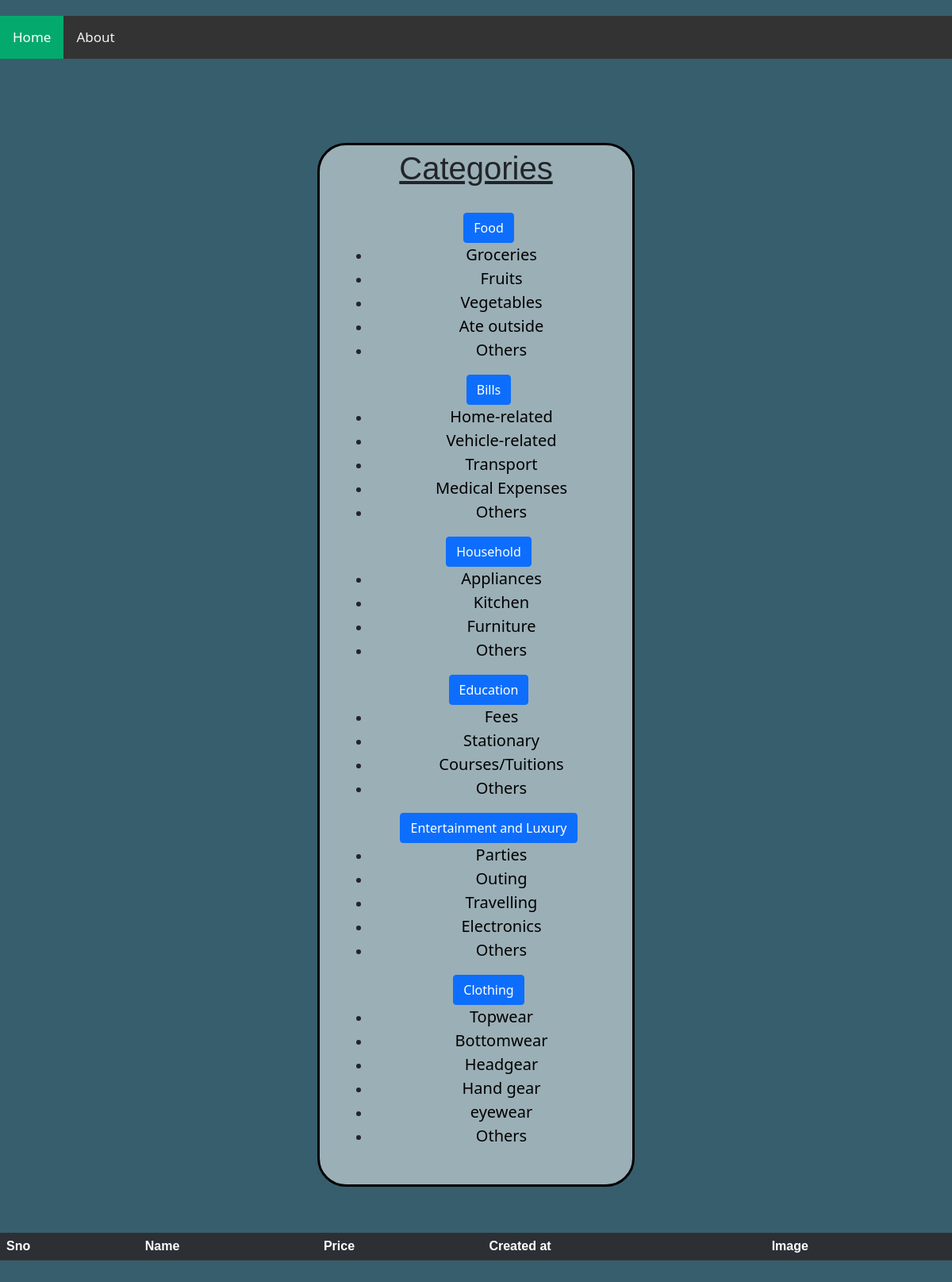
Page /categories/ (signed in) on the committed database.
### tracker/models.py (models this page shows, shortened)
class Category(models.Model):
    name = models.CharField(max_length=100)

class Sub_category(models.Model):
    name = models.CharField(max_length=100)
    category = models.ForeignKey(Category , on_delete=models.CASCADE , default=True , null=False)

### tracker/views.py (the view)
# urls.py: path('categories/' , views.categories , name = "categories"),
@login_required(login_url='login')
def categories(request):
    category = request.GET.get('category')
    sub_category = request.GET.get('sub_category')
    if category == None:
        if sub_category == None:
            item = Item.objects.filter(un = request.user.id)
        else:
            item = Item.objects.filter(sub_category__name=sub_category , un = request.user.id)
    else:
        if sub_category == None:
            item = Item.objects.filter(category__name=category , un = request.user.id)
        else:
            item = Item.objects.filter(sub_category__name=sub_category , un = request.user.id)
    k = Item.objects.aggregate(Sum('price'))
    l = json.dumps(k)
    p = re.findall("\d+", l)
    categories = Category.objects.all()
    d = { 'item' : item  , 'categories' : categories , 'items':item ,'sum':p}
    return render(request,"tracker/categories.html",d)

### tracker/templates/tracker/categories.html (shortened to what this page needs)
{% load static %}
<link rel="stylesheet" type="text/css" href="{% static 'tracker/style.css' %}" />
<!DOCTYPE html>
<html lang="en">
<head>
    <link href="https://cdn.jsdelivr.net/npm/bootstrap@5.1.0/dist/css/bootstrap.min.css" rel="stylesheet">
</head>
<body>
<div class="topnav">
  <a class="active" href="{% url 'tracker:items'%}">Home</a>
  <a href="{% url 'tracker:aboutus'%}">About</a>
</div>
<br><br><br><br>
<center>
<div class="col-md-4" id="dropdown">
    <h1 ><u style="margin: 20px 80px;">Categories</u></h1>
    {% for category in categories %}
    <ul style="list-style-type:none;"><li >
        <a  class="btn btn-primary" href="{% url 'tracker:categories' %}?category={{ category.name }}">{{ category.name }}</a>
    <ul>
{% for i in category.sub_category_set.all %}
<li type="disc"> <a href="/categories/?sub_category={{i.name}}">{{i.name}}</a> </li>
{% endfor %}
    </ul>
      </li></ul>
    {% endfor %}
</div>
</center>
<br><br>
<table class="table table-dark table-striped">
    <th>Sno</th>
    <th>Name</th>
    <th>Price</th>
    <th>Created at</th>
    <th>Image</th>
</table>
</body>
</html>

### tracker/static/tracker/style.css (style rules this page uses)
body { background-color:#CBC6C4 ; }
#dropdown { background: rgba(255,255,255,0.5); padding-bottom: 30px; padding-top: 5px; margin: 10px 133px; border: 3px solid black; border-radius: 36px; }
table { font-family: arial, sans-serif; border-collapse: collapse; width: 100%; }
td, th { border: 1px solid #4c1616; text-align: left; padding: 8px; }
h1 { font-family: 'Philosopher', sans-serif; }

### tracker/templates/tracker/categories.html (style rules this page uses)
body { padding-top:20px; padding-bottom:50px; background-color: #375e6c; }
a { text-decoration: none; font-size: 20px; color: black; }
.topnav { background-color: #333; overflow: hidden; }
.topnav a { float: left; color: #f2f2f2; text-align: center; padding: 14px 16px; text-decoration: none; font-size: 17px; }
.topnav a.active { background-color: #04AA6D; color: white; }

### rows in the picture
Category: name "Food"
Sub_category: name "Groceries"
Sub_category: name "Fruits"
Sub_category: name "Vegetables"
Sub_category: name "Ate outside"
Sub_category: name "Others"
Category: name "Bills"
Sub_category: name "Home-related"
Sub_category: name "Vehicle-related"
Sub_category: name "Transport"
Sub_category: name "Medical Expenses"
Sub_category: name "Others"
Category: name "Household"
Sub_category: name "Appliances"
Sub_category: name "Kitchen"
Sub_category: name "Furniture"
Sub_category: name "Others"
Category: name "Education"
Sub_category: name "Fees"
Sub_category: name "Stationary"
Sub_category: name "Courses/Tuitions"
Sub_category: name "Others"
Category: name "Entertainment and Luxury"
Sub_category: name "Parties"
Sub_category: name "Outing"
Sub_category: name "Travelling"
Sub_category: name "Electronics"
Sub_category: name "Others"
Category: name "Clothing"
Sub_category: name "Topwear"
Sub_category: name "Bottomwear"
Sub_category: name "Headgear"
Sub_category: name "Hand gear"
Sub_category: name "eyewear"
Sub_category: name "Others"
